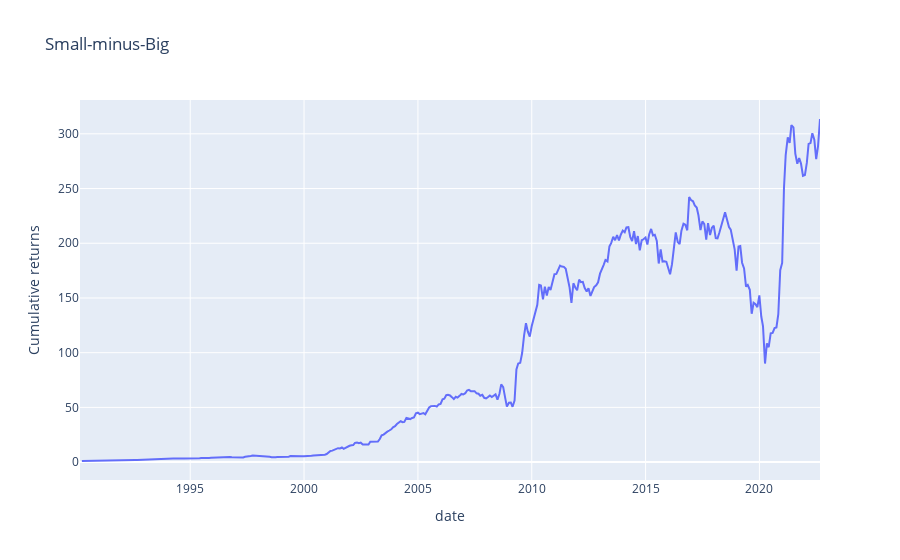

The notebook cell saved with this chart:
### Markdown cell above
### Evaluation

### Code cell
px.line(port_df, y='SMB_cum_rets', x='date', labels={'SMB_cum_rets': 'Cumulative returns'}, title = 'Small-minus-Big').show()

### Figure 1 — Plotly figure (JSON) as saved in the notebook; plotly's stock layout.template omitted (floating-point values rounded to 4 significant figures; data arrays with more than 128 entries replaced by an {"elided": "..."} marker saying what was removed)
{"data": [{"hovertemplate": "date=%{x}<br>Cumulative returns=%{y}<extra></extra>", "legendgroup": "", "line": {"color": "#636efa", "dash": "solid"}, "marker": {"symbol": "circle"}, "mode": "lines", "name": "", "orientation": "v", "showlegend": false, "type": "scatter", "x": {"elided": "391 str values"}, "xaxis": "x", "y": {"elided": "391 float values"}, "yaxis": "y"}], "layout": {"legend": {"tracegroupgap": 0}, "title": {"text": "Small-minus-Big"}, "xaxis": {"anchor": "y", "domain": [0, 1], "title": {"text": "date"}}, "yaxis": {"anchor": "x", "domain": [0, 1], "title": {"text": "Cumulative returns"}}}}
